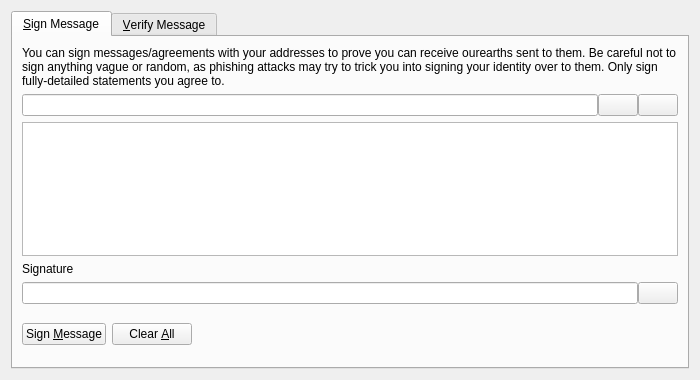
<?xml version="1.0" encoding="UTF-8"?>
<ui version="4.0">
 <class>SignVerifyMessageDialog</class>
 <widget class="QDialog" name="SignVerifyMessageDialog">
  <property name="geometry">
   <rect>
    <x>0</x>
    <y>0</y>
    <width>700</width>
    <height>380</height>
   </rect>
  </property>
  <property name="windowTitle">
   <string>Signatures - Sign / Verify a Message</string>
  </property>
  <property name="modal">
   <bool>true</bool>
  </property>
  <layout class="QVBoxLayout" name="verticalLayout">
   <item>
    <widget class="QTabWidget" name="tabWidget">
     <property name="currentIndex">
      <number>0</number>
     </property>
     <widget class="QWidget" name="tabSignMessage">
      <attribute name="title">
       <string>&amp;Sign Message</string>
      </attribute>
      <layout class="QVBoxLayout" name="verticalLayout_SM">
       <item>
        <widget class="QLabel" name="infoLabel_SM">
         <property name="text">
          <string>You can sign messages/agreements with your addresses to prove you can receive ourearths sent to them. Be careful not to sign anything vague or random, as phishing attacks may try to trick you into signing your identity over to them. Only sign fully-detailed statements you agree to.</string>
         </property>
         <property name="textFormat">
          <enum>Qt::PlainText</enum>
         </property>
         <property name="wordWrap">
          <bool>true</bool>
         </property>
        </widget>
       </item>
       <item>
        <layout class="QHBoxLayout" name="horizontalLayout_1_SM">
         <property name="spacing">
          <number>0</number>
         </property>
         <item>
          <widget class="QValidatedLineEdit" name="addressIn_SM">
           <property name="toolTip">
            <string>The Ourearth address to sign the message with</string>
           </property>
          </widget>
         </item>
         <item>
          <widget class="QPushButton" name="addressBookButton_SM">
           <property name="toolTip">
            <string>Choose previously used address</string>
           </property>
           <property name="text">
            <string/>
           </property>
           <property name="icon">
            <iconset resource="../bitcoin.qrc">
             <normaloff>:/icons/address-book</normaloff>:/icons/address-book</iconset>
           </property>
           <property name="shortcut">
            <string>Alt+A</string>
           </property>
           <property name="autoDefault">
            <bool>false</bool>
           </property>
          </widget>
         </item>
         <item>
          <widget class="QPushButton" name="pasteButton_SM">
           <property name="toolTip">
            <string>Paste address from clipboard</string>
           </property>
           <property name="text">
            <string/>
           </property>
           <property name="icon">
            <iconset resource="../bitcoin.qrc">
             <normaloff>:/icons/editpaste</normaloff>:/icons/editpaste</iconset>
           </property>
           <property name="shortcut">
            <string>Alt+P</string>
           </property>
           <property name="autoDefault">
            <bool>false</bool>
           </property>
          </widget>
         </item>
        </layout>
       </item>
       <item>
        <widget class="QPlainTextEdit" name="messageIn_SM">
         <property name="toolTip">
          <string>Enter the message you want to sign here</string>
         </property>
        </widget>
       </item>
       <item>
        <widget class="QLabel" name="signatureLabel_SM">
         <property name="text">
          <string>Signature</string>
         </property>
         <property name="textFormat">
          <enum>Qt::PlainText</enum>
         </property>
        </widget>
       </item>
       <item>
        <layout class="QHBoxLayout" name="horizontalLayout_2_SM">
         <property name="spacing">
          <number>0</number>
         </property>
         <item>
          <widget class="QLineEdit" name="signatureOut_SM">
           <property name="font">
            <font>
             <italic>true</italic>
            </font>
           </property>
           <property name="readOnly">
            <bool>true</bool>
           </property>
          </widget>
         </item>
         <item>
          <widget class="QPushButton" name="copySignatureButton_SM">
           <property name="toolTip">
            <string>Copy the current signature to the system clipboard</string>
           </property>
           <property name="text">
            <string/>
           </property>
           <property name="icon">
            <iconset resource="../bitcoin.qrc">
             <normaloff>:/icons/editcopy</normaloff>:/icons/editcopy</iconset>
           </property>
           <property name="autoDefault">
            <bool>false</bool>
           </property>
          </widget>
         </item>
        </layout>
       </item>
       <item>
        <layout class="QHBoxLayout" name="horizontalLayout_3_SM">
         <item>
          <widget class="QPushButton" name="signMessageButton_SM">
           <property name="toolTip">
            <string>Sign the message to prove you own this Ourearth address</string>
           </property>
           <property name="text">
            <string>Sign &amp;Message</string>
           </property>
           <property name="icon">
            <iconset resource="../bitcoin.qrc">
             <normaloff>:/icons/edit</normaloff>:/icons/edit</iconset>
           </property>
           <property name="autoDefault">
            <bool>false</bool>
           </property>
          </widget>
         </item>
         <item>
          <widget class="QPushButton" name="clearButton_SM">
           <property name="toolTip">
            <string>Reset all sign message fields</string>
           </property>
           <property name="text">
            <string>Clear &amp;All</string>
           </property>
           <property name="icon">
            <iconset resource="../bitcoin.qrc">
             <normaloff>:/icons/remove</normaloff>:/icons/remove</iconset>
           </property>
           <property name="autoDefault">
            <bool>false</bool>
           </property>
          </widget>
         </item>
         <item>
          <spacer name="horizontalSpacer_1_SM">
           <property name="orientation">
            <enum>Qt::Horizontal</enum>
           </property>
           <property name="sizeHint" stdset="0">
            <size>
             <width>40</width>
             <height>48</height>
            </size>
           </property>
          </spacer>
         </item>
         <item>
          <widget class="QLabel" name="statusLabel_SM">
           <property name="font">
            <font>
             <weight>75</weight>
             <bold>true</bold>
            </font>
           </property>
           <property name="text">
            <string/>
           </property>
           <property name="wordWrap">
            <bool>true</bool>
           </property>
          </widget>
         </item>
         <item>
          <spacer name="horizontalSpacer_2_SM">
           <property name="orientation">
            <enum>Qt::Horizontal</enum>
           </property>
           <property name="sizeHint" stdset="0">
            <size>
             <width>40</width>
             <height>48</height>
            </size>
           </property>
          </spacer>
         </item>
        </layout>
       </item>
      </layout>
     </widget>
     <widget class="QWidget" name="tabVerifyMessage">
      <attribute name="title">
       <string>&amp;Verify Message</string>
      </attribute>
      <layout class="QVBoxLayout" name="verticalLayout_VM">
       <item>
        <widget class="QLabel" name="infoLabel_VM">
         <property name="text">
          <string>Enter the receiver's address, message (ensure you copy line breaks, spaces, tabs, etc. exactly) and signature below to verify the message. Be careful not to read more into the signature than what is in the signed message itself, to avoid being tricked by a man-in-the-middle attack. Note that this only proves the signing party receives with the address, it cannot prove sendership of any transaction!</string>
         </property>
         <property name="textFormat">
          <enum>Qt::PlainText</enum>
         </property>
         <property name="alignment">
          <set>Qt::AlignLeading|Qt::AlignLeft|Qt::AlignTop</set>
         </property>
         <property name="wordWrap">
          <bool>true</bool>
         </property>
        </widget>
       </item>
       <item>
        <layout class="QHBoxLayout" name="horizontalLayout_1_VM">
         <property name="spacing">
          <number>0</number>
         </property>
         <item>
          <widget class="QValidatedLineEdit" name="addressIn_VM">
           <property name="toolTip">
            <string>The Ourearth address the message was signed with</string>
           </property>
          </widget>
         </item>
         <item>
          <widget class="QPushButton" name="addressBookButton_VM">
           <property name="toolTip">
            <string>Choose previously used address</string>
           </property>
           <property name="text">
            <string/>
           </property>
           <property name="icon">
            <iconset resource="../bitcoin.qrc">
             <normaloff>:/icons/address-book</normaloff>:/icons/address-book</iconset>
           </property>
           <property name="shortcut">
            <string>Alt+A</string>
           </property>
           <property name="autoDefault">
            <bool>false</bool>
           </property>
          </widget>
         </item>
        </layout>
       </item>
       <item>
        <widget class="QPlainTextEdit" name="messageIn_VM"/>
       </item>
       <item>
        <widget class="QValidatedLineEdit" name="signatureIn_VM"/>
       </item>
       <item>
        <layout class="QHBoxLayout" name="horizontalLayout_2_VM">
         <item>
          <widget class="QPushButton" name="verifyMessageButton_VM">
           <property name="toolTip">
            <string>Verify the message to ensure it was signed with the specified Ourearth address</string>
           </property>
           <property name="text">
            <string>Verify &amp;Message</string>
           </property>
           <property name="icon">
            <iconset resource="../bitcoin.qrc">
             <normaloff>:/icons/transaction_0</normaloff>:/icons/transaction_0</iconset>
           </property>
           <property name="autoDefault">
            <bool>false</bool>
           </property>
          </widget>
         </item>
         <item>
          <widget class="QPushButton" name="clearButton_VM">
           <property name="toolTip">
            <string>Reset all verify message fields</string>
           </property>
           <property name="text">
            <string>Clear &amp;All</string>
           </property>
           <property name="icon">
            <iconset resource="../bitcoin.qrc">
             <normaloff>:/icons/remove</normaloff>:/icons/remove</iconset>
           </property>
           <property name="autoDefault">
            <bool>false</bool>
           </property>
          </widget>
         </item>
         <item>
          <spacer name="horizontalSpacer_1_VM">
           <property name="orientation">
            <enum>Qt::Horizontal</enum>
           </property>
           <property name="sizeHint" stdset="0">
            <size>
             <width>40</width>
             <height>48</height>
            </size>
           </property>
          </spacer>
         </item>
         <item>
          <widget class="QLabel" name="statusLabel_VM">
           <property name="font">
            <font>
             <weight>75</weight>
             <bold>true</bold>
            </font>
           </property>
           <property name="text">
            <string/>
           </property>
           <property name="wordWrap">
            <bool>true</bool>
           </property>
          </widget>
         </item>
         <item>
          <spacer name="horizontalSpacer_2_VM">
           <property name="orientation">
            <enum>Qt::Horizontal</enum>
           </property>
           <property name="sizeHint" stdset="0">
            <size>
             <width>40</width>
             <height>48</height>
            </size>
           </property>
          </spacer>
         </item>
        </layout>
       </item>
      </layout>
     </widget>
    </widget>
   </item>
  </layout>
 </widget>
 <customwidgets>
  <customwidget>
   <class>QValidatedLineEdit</class>
   <extends>QLineEdit</extends>
   <header>qvalidatedlineedit.h</header>
  </customwidget>
 </customwidgets>
 <resources>
  <include location="../bitcoin.qrc"/>
 </resources>
 <connections/>
</ui>
